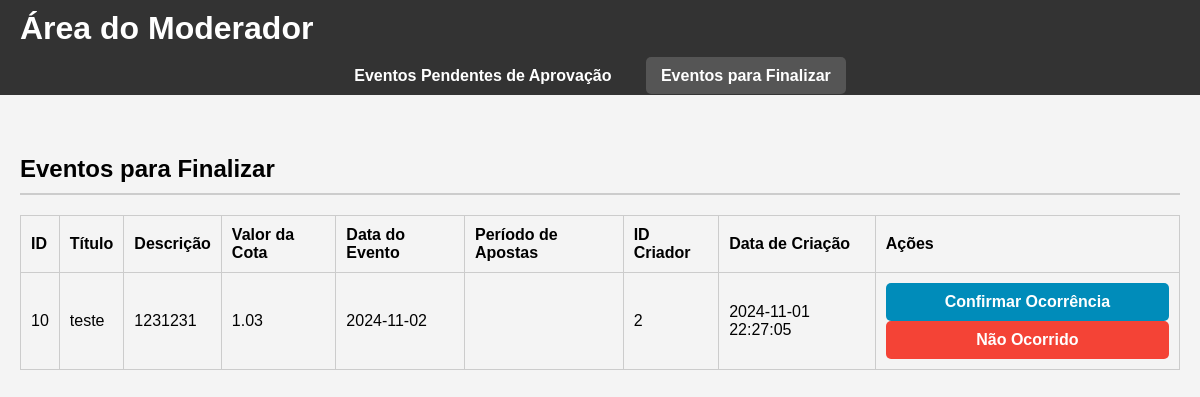
/moderador_dashboard?view=finalizar, run on an earlier commit of the app's database.
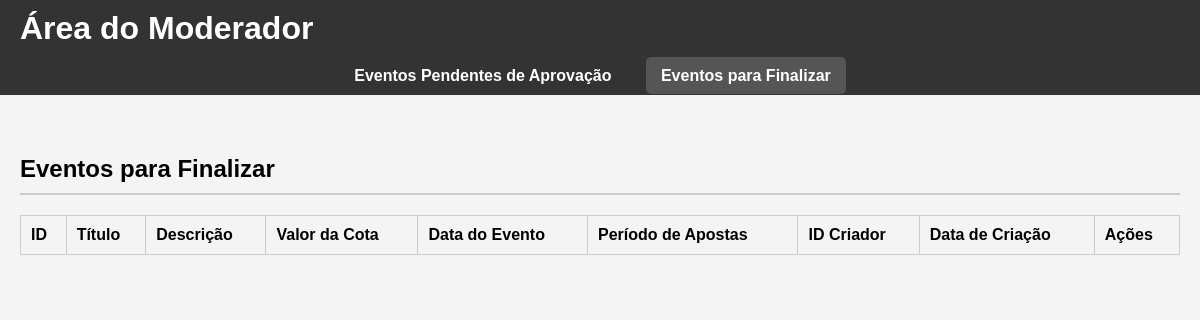
And on a later commit of the database.
### tables this page shows
CREATE TABLE eventos (
        id INTEGER PRIMARY KEY AUTOINCREMENT,
        titulo TEXT NOT NULL,
        descricao TEXT NOT NULL,
        valor_cota REAL NOT NULL CHECK (valor_cota >= 1.00),
        data_evento DATE NOT NULL,
        data_inicio_apostas DATE NOT NULL,
        data_fim_apostas DATE NOT NULL,
        status TEXT NOT NULL DEFAULT 'pendente',
        id_criador INTEGER NOT NULL,
        data_criacao TIMESTAMP DEFAULT CURRENT_TIMESTAMP,
        FOREIGN KEY (id_criador) REFERENCES usuarios(id) ON DELETE CASCADE
    );

### app.py (the view)
@app.route('/moderador_dashboard', methods=['GET'])
def moderador_dashboard():
    view = request.args.get('view', 'pendentes')
    if view == 'pendentes':
        status_filter = 'pendente'
    elif view == 'finalizar':
        status_filter = 'aprovado'
    else:
        status_filter = 'pendente'
    with sqlite3.connect(database_path) as conn:
        conn.row_factory = sqlite3.Row  # Configura para acessar colunas por nome
        eventos = conn.execute('SELECT * FROM eventos WHERE status = ?', (status_filter,)).fetchall()
    return render_template('area_moderador.html', eventos=eventos, view=view)

### templates/area_moderador.html (shortened to what this page needs)
<!DOCTYPE html>
<html lang="pt-br">
<head>
    <link rel="stylesheet" href="/static/css/area_moderacao.css">
</head>
<body>
    <header>
        <h1>Área do Moderador</h1>
    </header>
    <nav class="menustrip">
        <ul>
            <li><a href="{{ url_for('moderador_dashboard', view='pendentes') }}" {% if view == 'pendentes' %}class="active"{% endif %}>Eventos Pendentes de Aprovação</a></li>
            <li><a href="{{ url_for('moderador_dashboard', view='finalizar') }}" {% if view == 'finalizar' %}class="active"{% endif %}>Eventos para Finalizar</a></li>
        </ul>
    </nav>
    <main>
        {% if view == 'pendentes' %}
        <section class="pending-approval">
            <h2>Eventos Pendentes de Aprovação</h2>
            <table>
                <thead>
                    <tr>
                        <th>ID</th>
                        <th>Título</th>
                        <th>Descrição</th>
                        <th>Valor da Cota</th>
                        <th>Data do Evento</th>
                        <th>Período de Apostas</th>
                        <th>ID Criador</th>
                        <th>Data de Criação</th>
                        <th>Ações</th>
                    </tr>
                </thead>
                <tbody>
                    {% for evento in eventos %}
                    <tr id="event-{{ evento.id }}">
                        <td>{{ evento.id }}</td>
                        <td>{{ evento.titulo }}</td>
                        <td>{{ evento.descricao }}</td>
                        <td>{{ evento.valor_cota }}</td>
                        <td>{{ evento.data_evento }}</td>
                        <td>{{ evento.periodo_apostas }}</td>
                        <td>{{ evento.id_criador }}</td>
                        <td>{{ evento.data_criacao }}</td>
                        <td>
                            <button type="button" onclick="handleEventAction('{{ evento.id }}', 'aprovar')" class="approve-btn">Aprovar</button>
                            <button type="button" onclick="abrirModalReprovar('{{ evento.id }}')" class="reject-btn">Reprovar</button>
                        </td>
                    </tr>
                    {% endfor %}
                </tbody>
            </table>
        </section>
        {% elif view == 'finalizar' %}
        <section class="events-to-finalize">
            <h2>Eventos para Finalizar</h2>
            <table>
                <thead>
                    <tr>
                        <th>ID</th>
                        <th>Título</th>
                        <th>Descrição</th>
                        <th>Valor da Cota</th>
                        <th>Data do Evento</th>
                        <th>Período de Apostas</th>
                        <th>ID Criador</th>
                        <th>Data de Criação</th>
                        <th>Ações</th>
                    </tr>
                </thead>
                <tbody>
                    {% for evento in eventos %}
                    <tr id="event-{{ evento.id }}">
                        <td>{{ evento.id }}</td>
                        <td>{{ evento.titulo }}</td>
                        <td>{{ evento.descricao }}</td>
                        <td>{{ evento.valor_cota }}</td>
                        <td>{{ evento.data_evento }}</td>
                        <td>{{ evento.periodo_apostas }}</td>
                        <td>{{ evento.id_criador }}</td>
                        <td>{{ evento.data_criacao }}</td>
                        <td>
                            <button type="button" onclick="handleEventAction('{{ evento.id }}', 'confirmar')" class="confirm-btn">Confirmar Ocorrência</button>
                            <button type="button" onclick="handleEventAction('{{ evento.id }}', 'nao_ocorrido')" class="not-occurred-btn">Não Ocorrido</button>
                        </td>
                    </tr>
                    {% endfor %}
                </tbody>
            </table>
        </section>
        {% endif %}
    </main>
</body>
</html>

What changed in the data, as far as the page shows it:
no longer on this page (row edited): eventos: id "10", titulo "teste", descricao "1231231", valor_cota "1.03", data_evento "2024-11-02", id_criador "2", data_criacao "2024-11-01 22:27:05"
